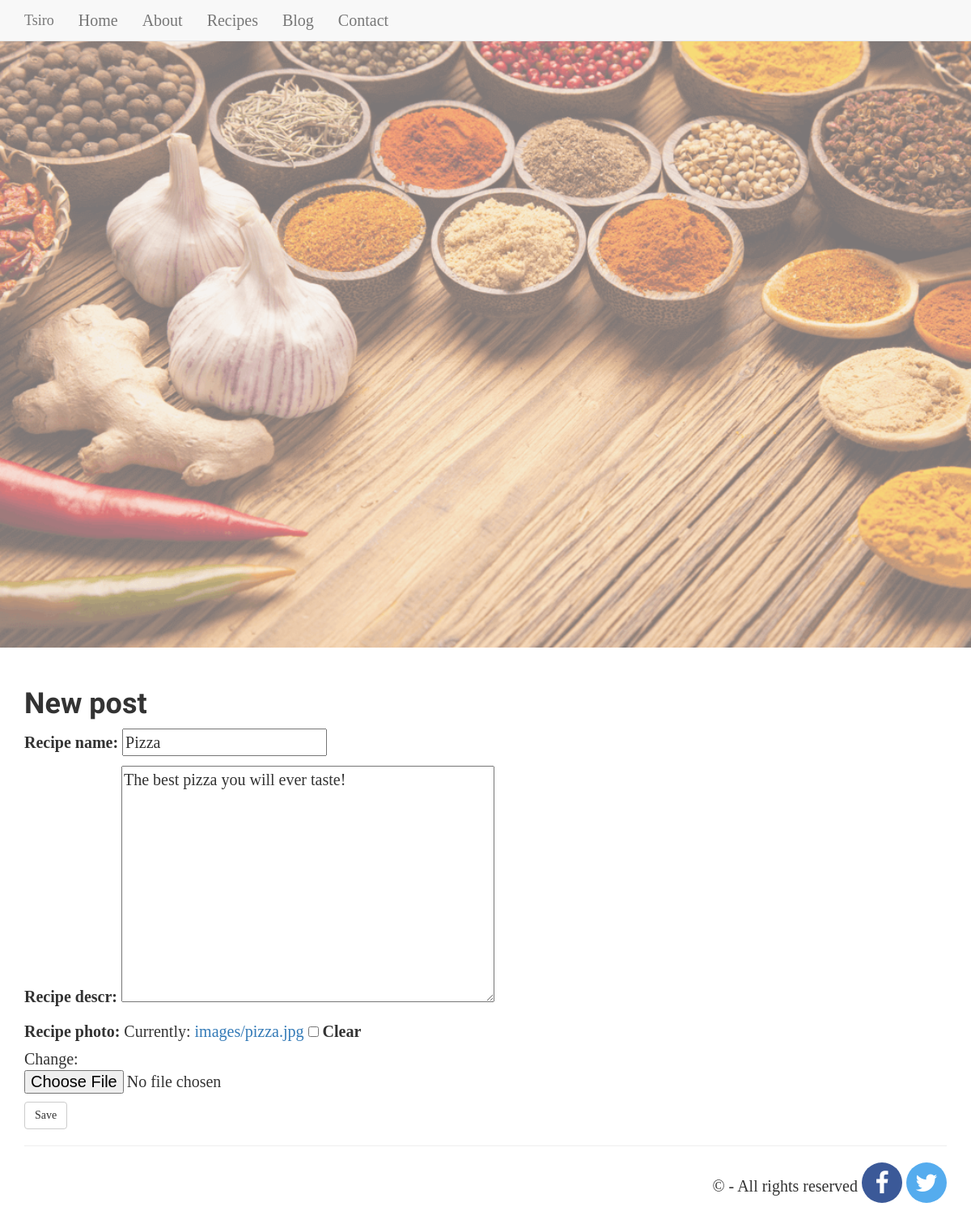
Page /13/edit/ on the earlier database version.
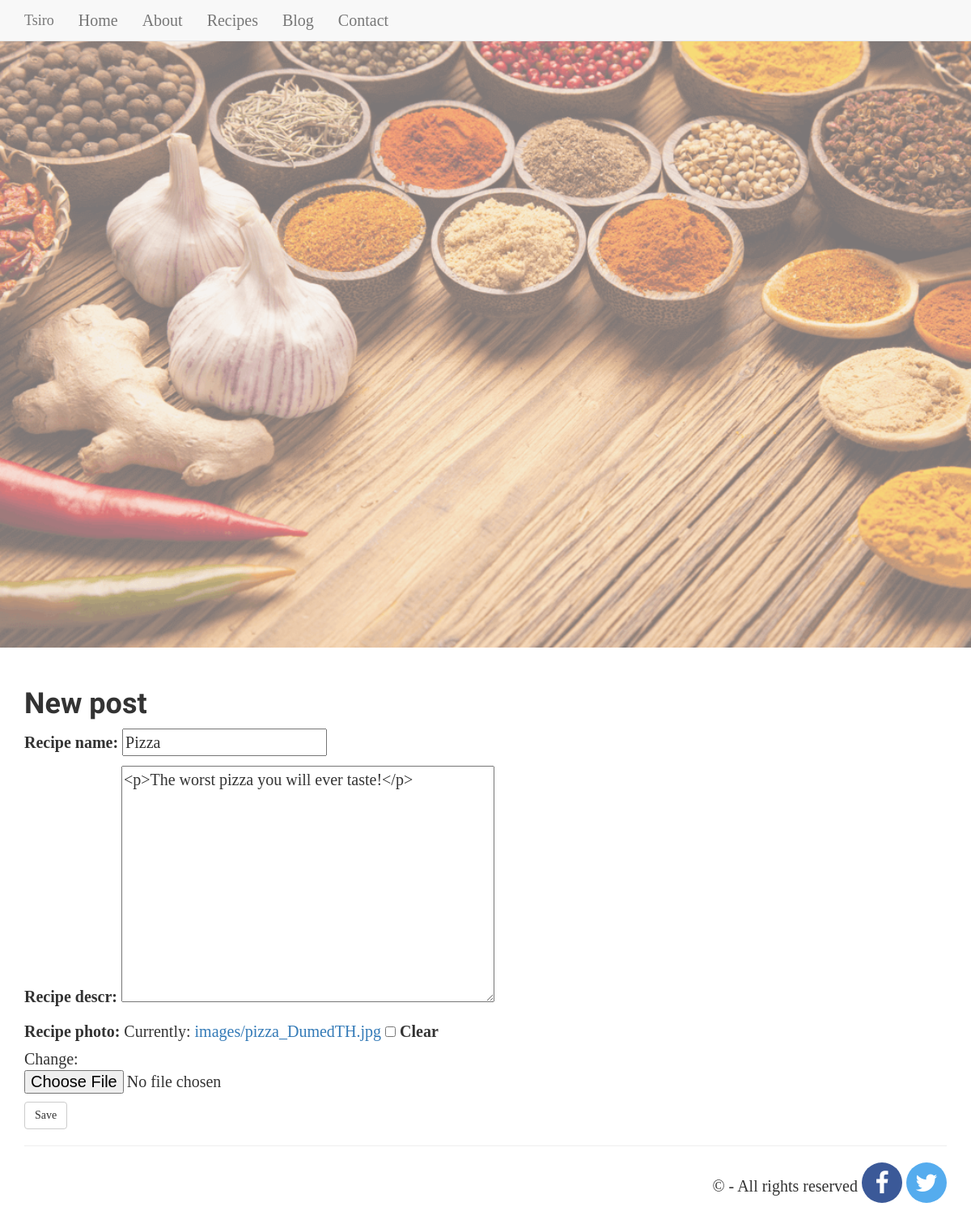
Same page on the later database version.
### app/models.py (models this page shows)
class Recipe(models.Model):
    recipe_name = models.CharField(max_length=100)
    recipe_descr = RichTextUploadingField()
    recipe_photo = models.ImageField(upload_to='images/', null=True, blank=True)

### app/views.py (the view)
# urls.py: url(r'^(?P<recipe_id>[0-9]+)/edit/$', app.views.edit_existed, name='edit_existed'),
def edit_existed(request,recipe_id):
    recipe = get_object_or_404(Recipe, pk=recipe_id)
    if request.method == 'POST':
        form = PostForm(request.POST, instance=recipe)
        if form.is_valid():
            form.save()
            return redirect('recipe_info_page', recipe_id)
    else:
        form = PostForm(instance=recipe)
    return render(request, 'app/recipe_edit.html', {'form': form})

### app/forms.py
class PostForm(forms.ModelForm):
    class Meta:
        model = Recipe
        fields = ('recipe_name', 'recipe_descr','recipe_photo')

### app/templates/app/recipe_edit.html (shortened to what this page needs)
{% extends "app/base.html" %}
{% block content %}
<h1>New post</h1>
<form method="POST" class="post-form" enctype="multipart/form-data">{% csrf_token %}
    {{ form.as_p }}
    <button type="submit" class="save btn btn-default">Save</button>
</form>
{% endblock %}

Differences in the rows shown:
changed Recipe "Pizza": recipe_descr "The best pizza you will ever taste!" → "<p>The worst pizza you will ever taste!</p>"
Other differences:
text no longer shown: "Recipe name: Recipe descr: Recipe photo: Currently: images/pizza.jpg Clear Change:"
text now shown: "Recipe name: Recipe descr: Recipe photo: Currently: images/pizza_DumedTH.jpg Clear Change:"
